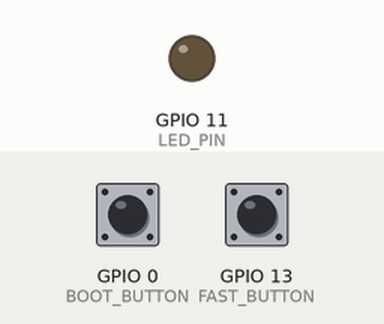
Simulated run of this program. Board: ESP32-S3. On the bench: output pins drawn as LEDs (lit = HIGH). Inputs (shaded band) come from the test bench; at power-on: GPIO 0 (BOOT_BUTTON) HIGH, GPIO 13 (FAST_BUTTON) HIGH. What the program prints to the serial monitor is not drawn.

Above: at 2.2 s.
2.3 s: GPIO 0 (BOOT_BUTTON) pulled LOW for 0.15 s
At 2.34 s:
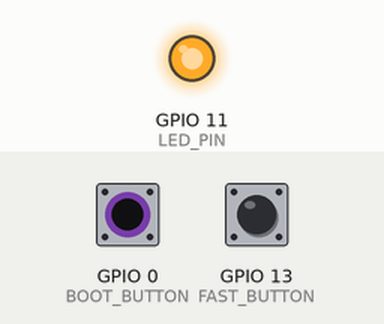
5.4 s: GPIO 13 (FAST_BUTTON) pulled LOW for 0.15 s
8.4 s: GPIO 13 (FAST_BUTTON) pulled LOW for 1 s
11.4 s: GPIO 0 (BOOT_BUTTON) pulsed LOW 5 times (0.12 s each, 0.3 s apart)
Timing chart, 0 to 15.4 s (numbered marks = the images above; inputs shaded):
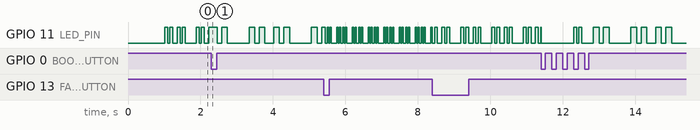

The program:

main.cpp
```cpp
#include <Arduino.h>

#define LED_PIN 11
#define BOOT_BUTTON 0   // Built-in BOOT button (SLOW mode)
#define FAST_BUTTON 13  // External button (FAST mode)

// Beacon states
enum BeaconState {
  LEFT_ON_1,
  LEFT_OFF,
  LEFT_ON_2,
  PAUSE_MIDDLE,
  RIGHT_ON_1,
  RIGHT_OFF,
  RIGHT_ON_2,
  PAUSE_LONG
};

// Speed modes
enum SpeedMode {
  SLOW,    // BOOT button
  NORMAL,  // No button pressed
  FAST     // GPIO13 button
};

BeaconState currentState = LEFT_ON_1;
SpeedMode currentSpeed = NORMAL;

unsigned long stateStartTime = 0;
unsigned long stateDuration = 0;
unsigned long cycleCount = 0;  // Count complete cycles

// Button debouncing
unsigned long lastBootPress = 0;
unsigned long lastFastPress = 0;
const unsigned long DEBOUNCE_DELAY = 200;

int lastBootState = HIGH;
int lastFastState = HIGH;

void enterState(BeaconState newState) {
  currentState = newState;
  stateStartTime = millis();

  // Count cycles
  if (newState == LEFT_ON_1) {
    cycleCount++;
    Serial.print("[Cycle ");
    Serial.print(cycleCount);
    Serial.print("] Speed: ");
    switch(currentSpeed) {
      case SLOW:   Serial.print("SLOW  "); break;
      case NORMAL: Serial.print("NORMAL"); break;
      case FAST:   Serial.print("FAST  "); break;
    }
    Serial.println();
  }

  // Default: LED off
  digitalWrite(LED_PIN, LOW);

  // Base durations
  unsigned long baseDuration = 0;

  switch (currentState) {
    case LEFT_ON_1:
      digitalWrite(LED_PIN, HIGH);
      baseDuration = 80;
      break;

    case LEFT_OFF:
      baseDuration = 60;
      break;

    case LEFT_ON_2:
      digitalWrite(LED_PIN, HIGH);
      baseDuration = 80;
      break;

    case PAUSE_MIDDLE:
      baseDuration = 120;
      break;

    case RIGHT_ON_1:
      digitalWrite(LED_PIN, HIGH);
      baseDuration = 80;
      break;

    case RIGHT_OFF:
      baseDuration = 60;
      break;

    case RIGHT_ON_2:
      digitalWrite(LED_PIN, HIGH);
      baseDuration = 80;
      break;

    case PAUSE_LONG:
      baseDuration = 300;
      break;
  }

  // Apply speed multiplier
  float multiplier = 1.0;
  switch(currentSpeed) {
    case SLOW:   multiplier = 2.0;  break;  // 2x slower
    case NORMAL: multiplier = 1.0;  break;  // Normal
    case FAST:   multiplier = 0.5;  break;  // 2x faster
  }

  stateDuration = baseDuration * multiplier;
}

BeaconState nextState(BeaconState state) {
  switch (state) {
    case LEFT_ON_1:     return LEFT_OFF;
    case LEFT_OFF:      return LEFT_ON_2;
    case LEFT_ON_2:     return PAUSE_MIDDLE;
    case PAUSE_MIDDLE:  return RIGHT_ON_1;
    case RIGHT_ON_1:    return RIGHT_OFF;
    case RIGHT_OFF:     return RIGHT_ON_2;
    case RIGHT_ON_2:    return PAUSE_LONG;
    case PAUSE_LONG:    return LEFT_ON_1;
  }
  return LEFT_ON_1;
}

void checkBootButton() {
  unsigned long now = millis();
  int buttonState = digitalRead(BOOT_BUTTON);

  if (buttonState == LOW && lastBootState == HIGH) {
    if (now - lastBootPress > DEBOUNCE_DELAY) {
      lastBootPress = now;

      if (currentSpeed != SLOW) {
        currentSpeed = SLOW;
        Serial.println("🐌 SLOW mode activated (BOOT button)");
      } else {
        currentSpeed = NORMAL;
        Serial.println("⏸️  NORMAL mode (BOOT button released)");
      }

      enterState(currentState);
    }
  }

  lastBootState = buttonState;
}

void checkFastButton() {
  unsigned long now = millis();
  int buttonState = digitalRead(FAST_BUTTON);

  if (buttonState == LOW && lastFastState == HIGH) {
    if (now - lastFastPress > DEBOUNCE_DELAY) {
      lastFastPress = now;

      if (currentSpeed != FAST) {
        currentSpeed = FAST;
        Serial.println("🚀 FAST mode activated (GPIO13 button)");
      } else {
        currentSpeed = NORMAL;
        Serial.println("⏸️  NORMAL mode (GPIO13 button released)");
      }

      enterState(currentState);
    }
  }

  lastFastState = buttonState;
}

void setup() {
  Serial.begin(115200);
  delay(1000);

  Serial.println();
  Serial.println("========================================");
  Serial.println("  ESP32-S3 Dual-Button Beacon");
  Serial.println("========================================");
  Serial.println("BOOT (GPIO0)  → SLOW mode (toggle)");
  Serial.println("GPIO13        → FAST mode (toggle)");
  Serial.println("========================================");
  Serial.println();

  pinMode(LED_PIN, OUTPUT);
  pinMode(BOOT_BUTTON, INPUT_PULLUP);
  pinMode(FAST_BUTTON, INPUT_PULLUP);

  Serial.println("✅ Beacon started in NORMAL mode");
  Serial.println();

  enterState(LEFT_ON_1);
}

void loop() {
  unsigned long now = millis();

  // Check both buttons
  checkBootButton();
  checkFastButton();

  // Update beacon state
  if (now - stateStartTime >= stateDuration) {
    enterState(nextState(currentState));
  }
}
```
